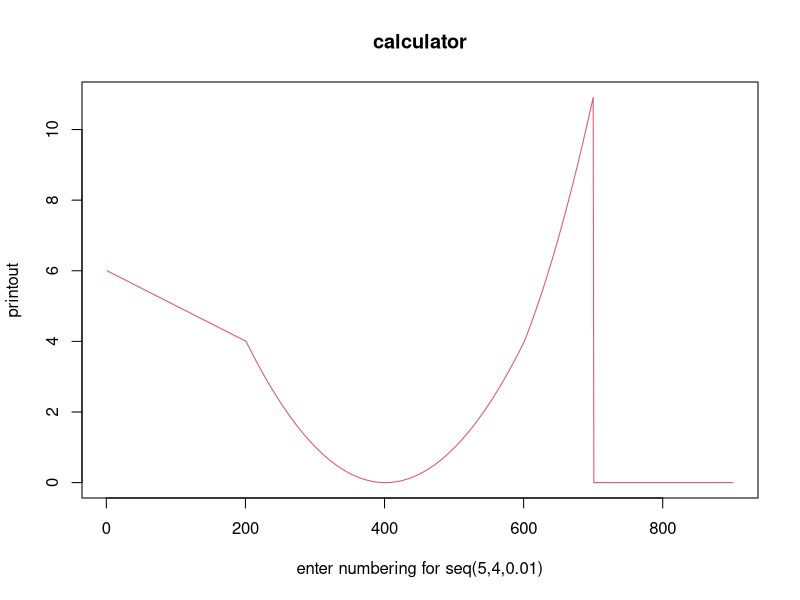
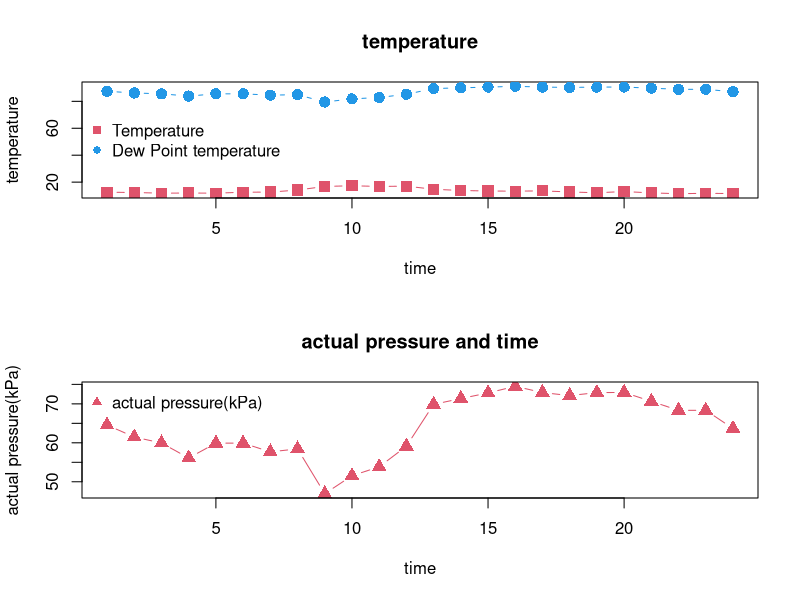

Generate these figures, in order, with R:
## ---- chunk 1
#for and create function homework 
rm(list = ls(all = TRUE))
#1
sigmaa<- NULL
echo<- NULL
lol<- seq(-5, 4, 0.01)
for (x in 1:901){
  print(lol[x])
  if (lol[x]<(-3)){
    echo[x] <- 1-lol[x]
  }else if ((-3)<=lol[x] & lol[x]<=1){
     echo[x] <- (lol[x]+1)^2
  }else if (1<lol[x] & lol[x]<2){
    echo[x] <- 2*(lol[x])^2+lol[x]+1
  }else {
    echo[x] <- 0
  }
  print(echo[x])
  sigmaa[x]<-echo[x]
}
plot(1:901, sigmaa,
     type = "l",
     xlab = "enter numbering for seq(5,4,0.01)",
     ylab = "printout", 
     main = "calculator",
     pch = c(15),
     cex = 1.5 , 
     col = c(2))


#2
rm(list = ls(all = TRUE))
#install.packages("data.table")
library(data.table)
Hour<- seq(1:24)
Pressure<- c(768.5, 768.6, 768.6, 768.5, 768.2, 768.2, 769, 769, 769.5, 769.5, 769.1, 767.9, 767.8, 767.3, 766.3, 768.1, 767.3, 767.3, 767.2, 767.7, 767.8, 767.8, 767.9, 767.1)
Tair<- c(12.5, 12.3, 11.8, 11.9, 11.8, 12.5, 12.6, 14.1, 16.8, 17.3, 16.8, 17, 14.7,13.8, 13.4, 13.3, 13.5, 12.7, 12.1, 13, 12, 11.4, 11.7, 11.5)
RH<- c(84, 80, 78, 73, 78, 78, 75, 76, 61, 67, 70, 77, 91, 93, 95, 97, 95, 94, 95, 95, 92, 89, 89, 83)
pltto<-cbind(Hour, Pressure,  Tair, RH)

#建立函數
#實際水氣壓
avp<- function(x){
  0.611*e^(17.5*x/(240.97+x))
}
#露點溫度
AH<- function(a,b){
  a*b/100
}
DPT<- function(a){
  (240.97*log(a/0.611))/(17.50-log(a/0.611))
}


acta<- AH(Pressure/10, RH)
lala<- cbind(Tair,DPT(acta))

par(mfrow=c(2,1), no.readonly = FALSE)
matplot(Hour, lala,
        type = "b",
        xlab = "time",
        ylab = "temperature", 
        main = "temperature",
        pch = c(15,16),
        cex = 1.5 , 
        col = c(2, 4))
legend("left"
       ,c("Temperature","Dew Point temperature"),
       pch = c(15,16),
       col = c(2,4),
       bty = "n")

matplot(Hour, acta,
        type = "b",
        xlab = "time",
        ylab = "actual pressure(kPa)", 
        main = "actual pressure and time",
        pch = c(17),
        cex = 1.5 , 
        col = c(2))
legend("topleft",
       c("actual pressure(kPa)"),
       pch = c(17),
       col = c(2),
       bty = "n")
dev.copy(jpeg," Alisan.jpg")
dev.off()

